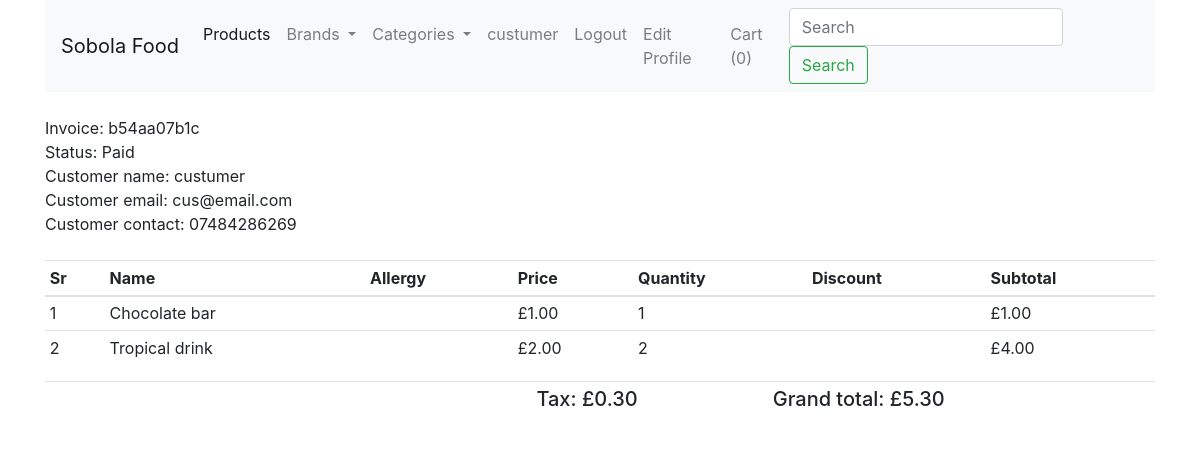
Screenshot of /orders/b54aa07b1c (signed in) with the database file from the repository.
### shop/customers/model.py (models this page shows, shortened)
class Register(db.Model, UserMixin):
    id = db.Column(db.Integer, primary_key= True)
    name = db.Column(db.String(50), unique= False)
    username = db.Column(db.String(50), unique= True)
    email = db.Column(db.String(50), unique= True)
    password = db.Column(db.String(200), unique= False)
    country = db.Column(db.String(50), unique= False)
    city = db.Column(db.String(50), unique= False)
    contact = db.Column(db.String(50), unique= False)
    address = db.Column(db.String(50), unique= False)
    postcode = db.Column(db.String(50), unique= False)
    date_created = db.Column(db.DateTime, nullable=False, default=datetime.utcnow)

class CustomerOrder(db.Model):
    id = db.Column(db.Integer, primary_key=True)
    invoice = db.Column(db.String(20), unique=True, nullable=False)
    status = db.Column(db.String(20), default='Pending', nullable=False)
    customer_id = db.Column(db.Integer, unique=False, nullable=False)
    date_created = db.Column(db.DateTime, default=datetime.utcnow, nullable=False)
    orders = db.Column(JsonEcodedDict)

### shop/customers/views.py (the view)
@app.route('/orders/<invoice>')
@login_required
def orders(invoice):
    if current_user.is_authenticated:
        grandTotal = 0
        subTotal = 0
        customer_id = current_user.id
        customer = Register.query.filter_by(id=customer_id).first()
        orders = CustomerOrder.query.filter_by(customer_id=customer_id, invoice=invoice).order_by(CustomerOrder.id.desc()).first()
        for _key, product in orders.orders.items():
            discount = (product['discount']/100) * float(product['price'])
            subTotal += float(product['price']) * int(product['quantity'])
            subTotal -= discount
            tax = ("%.2f" % (.06 * float(subTotal)))
            grandTotal = ("%.2f" % (1.06 * float(subTotal)))
    else:
        return redirect(url_for('customerLogin'))
    return render_template('customer/order.html', invoice=invoice, tax=tax,subTotal=subTotal,grandTotal=grandTotal,customer=customer,orders=orders)

### shop/customers/model.py (called while the page is built)
@login_manager.user_loader
def user_loader(user_id):
    return Register.query.get(user_id)

    def process_result_value(self, value, dialect):
        if value is None:
            return {}
        else:
            return json.loads(value)

### shop/templates/customer/order.html (shortened to what this page needs)
{% extends 'layout.html' %}
{% block content %}
{% include 'navbar.html' %}
<div class="container mt-4">
    <div class="row">
        <div class="col-md-12">
            Invoice: {{orders.invoice}}
            <br>
            Status: {{orders.status}}
            <br>
            Customer name: {{customer.name}}
            <br>
            Customer email: {{customer.email}}
            <br>
            Customer contact: {{customer.contact}}
            <br>
            <br>
        <table class="table table-sm">
            <thead>
                <th>Sr</th>
                <th>Name</th>
                <th>Allergy</th>
                <th>Price</th>
                <th>Quantity</th>
                <th>Discount</th>
                <th>Subtotal</th>
            </thead>
            <tbody>
                {% for key, product in orders.orders.items() %}
                {% set discount =(product.discount/100) * product.price|float %}
                <tr>
                    <td>{{loop.index}}</td>
                    <td>{{product.name}}</td>
                    <form action="{{url_for('updatecart', code=key)}}" method="post">
                    <td>
                    </td>
                    <td>£{{"%.2f"|format(product.price)}}</td>
                    <td> {{product.quantity}} </td>
                    {% if product.discount  %}
                    <td>{{product.discount}} % &nbsp; &nbsp; is {{"%.2f"|format(discount)}}</td>
                    {% else %}
                    <td></td>
                    {% endif %}
                    {% set subtotal = product.quantity|int * product.price|float  %}
                    <td>£{{"%.2f"|format(subtotal - discount|round(1,'floor')) }}</td>
                </form>
                </tr>
                {% endfor %}
            </tbody>
        </table>
        <table class="table table-sm">
           <tr>
               <td>
            </td>
               <td width="42%"></td>
               <td> <h5>Tax: £{{tax}}</h5></td>
               <td> <h5>Grand total: £{{grandTotal}}</h5> </td>
           </tr>
        </table>
    </div>
  </div>
</div>
{% endblock content %}

### shop/templates/navbar.html (shortened to what this page needs)
<div class="container">
    <nav class="navbar navbar-expand-lg navbar-light bg-light">
        <a class="navbar-brand" href="/">Sobola Food</a>
        <div class="collapse navbar-collapse" id="navbarSupportedContent">
          <ul class="navbar-nav mr-auto">
            <li class="nav-item active">
              <a class="nav-link" href="/">Products <span class="sr-only">(current)</span></a>
            </li>
            <li class="nav-item dropdown">
              <a class="nav-link dropdown-toggle" href="#" id="navbarDropdown" role="button" data-toggle="dropdown" aria-haspopup="true" aria-expanded="false">
               Brands
              </a>
            </li>
            <li class="nav-item dropdown">
                <a class="nav-link dropdown-toggle" href="#" id="navbarDropdown" role="button" data-toggle="dropdown" aria-haspopup="true" aria-expanded="false">
                 Categories
                </a>
              </li>
             {% if current_user.is_authenticated %}
             <li class="nav-item">
              <a href="{{url_for('customer_logout')}}" class="nav-link">{{current_user.name}}</a>
            </li>
             <li class="nav-item">
               <a href="{{url_for('customer_logout')}}" class="nav-link"> Logout</a>
             </li>
            <li class="nav-item">
              <a class="nav-link" href="{{url_for('updatecustomer', id=current_user.id)}}">Edit Profile</a>
            </li>
            {% endif %}
              <li class="nav-item">
                <a href="{{url_for('getCart')}}" class="nav-link"> Cart ({{ session['Shoppingcart']|length }}) </a>
              </li>
          </ul>
          <form class="form-inline my-2 my-lg-0" action="{{url_for('result')}}">
            <input class="form-control mr-sm-2" type="search" placeholder="Search" aria-label="Search" name="q">
            <button class="btn btn-outline-success my-2 my-sm-0" type="submit">Search</button>
          </form>
        </div>
      </nav>
</div>

### rows the page displays
Register: name "custumer", email "cus@email.com", contact "07484286269"
CustomerOrder: invoice "b54aa07b1c", status "Paid"

### other values shown
{{ session['Shoppingcart']|length }} "0"
{{ product.name }} "Chocolate bar" "Tropical drink"
{{ "%.2f"|format(product.price) }} "1.00" "2.00"
{{ product.quantity }} "1" "2"
{{ "%.2f"|format(subtotal - discount|round(1,'floor')) }} "1.00" "4.00"
{{ tax }} "0.30"
{{ grandTotal }} "5.30"
